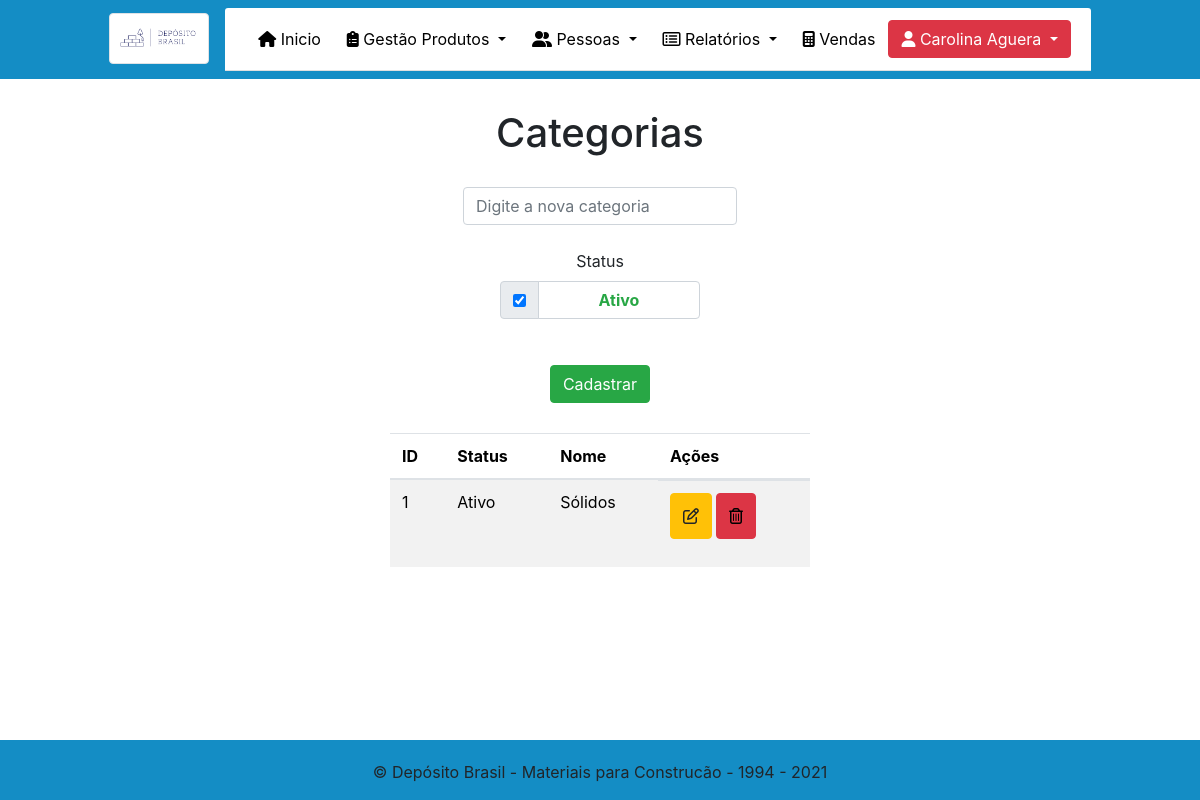
/Admin/Categoria.php (signed in), run on the app's committed database.
### tables this page shows
CREATE TABLE `categoria` (
  `id` int(11) NOT NULL,
  `status` int(11) NOT NULL,
  `nome` varchar(255) NOT NULL
);

### Admin/Categoria.php (the view, shortened to what this page needs)
<?php
require_once("../dependencias.php");
require_once("../menu.php");
?>
<!DOCTYPE html>
<html lang="pt-br">
<head>
</head>
<body class="teste">
    <h1 style="text-align: center; margin-top: 30px;">Categorias</h1>
    <center class="container">
        <form name="form" method="POST" action="Categoria.php" class="needs-validation" novalidate>
            <center>
                <input type="text" id="nome" name="nome" class="form-control" style="width: auto; margin-top: 30px;" placeholder="Digite a nova categoria" required>
                <br>
                <div class="form-group "><label class="control-label" style="width: 200px !important;" for="status">Status</label><input type="hidden" name="status" value="0">
                    <div class="input-group" style="width: 200px !important;">
                        <div class="input-group-prepend">
                            <div class="input-group-text">
                                <input type="checkbox" name="status" value="1" id="status" onclick="teste(this);" checked>
                            </div>
                        </div>
                        <div class="form-control"><strong class="text-success" id="statuscadastrar">Ativo</strong></div>
                    </div>
                </div>
            </center>
            <button type="submit" id="salvar" name="salvar" class="btn btn-success" style="margin-top: 30px;">Cadastrar </button>
        </form>
    </center>
    <center>
        <div class="row container" style="width: 450px; margin-top: 30px; background: transparent;">
            <table class=" table-striped table table-hover container">
                <thead style="color: black;">
                    <tr>
                        <th>ID</th>
                        <th>Status</th>
                        <th>Nome</th>
                        <th>Ações</th>
                    </tr>
                </thead>
                <tbody style="color: black;">
                    <?php
                    $conexao = mysqli_connect('127.0.0.1', 'root', '', 'tcc');
                    $sql = "select * from categoria ";
                    $categorias = mysqli_query($conexao, $sql);
                    while ($data = mysqli_fetch_array($categorias)) {
                        if ($data['status'] == 1) {
                            $statusProduto = 'Ativo';
                        } else {
                            $statusProduto = 'Inativo';
                        } ?>
                    <tr>
                        <td><?= $data['id']  ?></td>
                        <td><?= $statusProduto  ?></td>
                        <td><?= $data['nome']  ?></td>
                        <td class="actions d-flex" style="margin:0px;" style="width: auto;">
                            <form action="Categoria.php" method="post" class="needs-validation" novalidate>
                                <button class="btn btn-warning btn-xs" type="button" style="margin-right: 4px; height: 46px; width: auto; " data-toggle="modal" data-target="#ExemploModalCentralizado1<?= $data['id'] ?>"><i class="far fa-edit"></i></button>
                            </form>
                            <button class="btn btn-danger btn-xs" style="height: 46px; width: auto; " type="button" data-toggle="modal" data-target="#ExemploModalCentralizado<?= $data['id'] ?>"><i class="far fa-trash-alt" style="color: black;"></i></button>
                        </td>
                    </tr>
                    <?php }    ?>
                </tbody>
            </table>
        </div>
    </center>
    <?php
    require_once("rodape.php");
    ?>
</body>
</html>

### Admin/Categoria.php (style rules this page uses)
.teste { background-image: url("../img/textura2.jpg"); }

### data on the page
categoria: id "1", status "Ativo", nome "Sólidos"

### other printed values
$_SESSION['nome_completo'] "Carolina Aguera"
